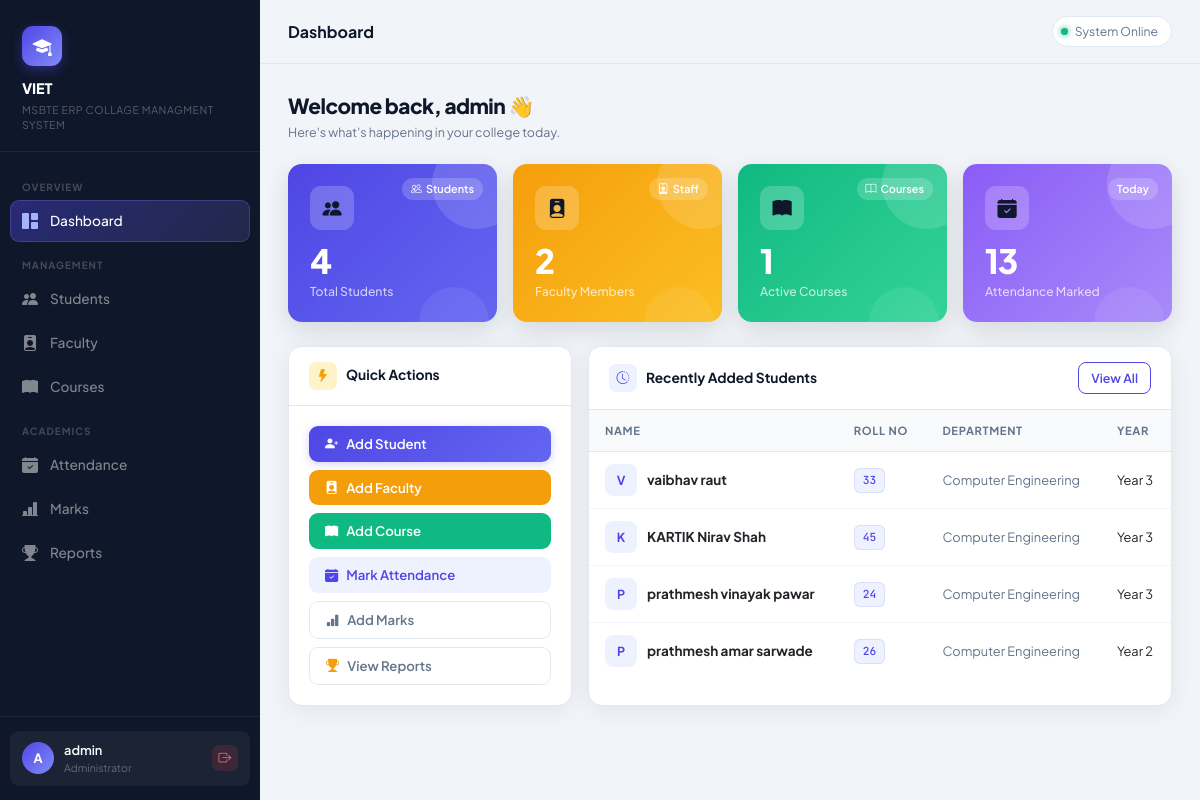
Screenshot of /dashboard (signed in) with the database file from the repository.
### tables this page shows
CREATE TABLE students (
        id INTEGER PRIMARY KEY AUTOINCREMENT,
        name TEXT NOT NULL,
        department TEXT NOT NULL,
        year INTEGER NOT NULL,
        roll_no TEXT UNIQUE NOT NULL
    );

### app.py (the view)
@app.route("/dashboard")
@login_required
def dashboard():
    conn = connect()
    cur  = conn.cursor()
    cur.execute("SELECT COUNT(*) FROM students"); students = cur.fetchone()[0]
    cur.execute("SELECT COUNT(*) FROM faculty");  faculty  = cur.fetchone()[0]
    cur.execute("SELECT COUNT(*) FROM courses");  courses  = cur.fetchone()[0]
    cur.execute("SELECT COUNT(*) FROM attendance WHERE date=?", (str(date.today()),))
    today_att = cur.fetchone()[0]
    cur.execute("SELECT name,roll_no,department,year FROM students ORDER BY id DESC LIMIT 5")
    recent_students = cur.fetchall()
    conn.close()
    return render_template("dashboard.html",
        students=students, faculty=faculty,
        courses=courses, today_att=today_att,
        recent_students=recent_students)

### app.py (called while the page is built)
def login_required(f):
    @wraps(f)
    def decorated(*args, **kwargs):
        if "admin" not in session:
            return redirect(url_for("login"))
        return f(*args, **kwargs)
    return decorated

### database.py (called while the page is built)
def connect():
    conn = sqlite3.connect(DB_PATH)
    conn.row_factory = sqlite3.Row
    return conn

### templates/dashboard.html (shortened to what this page needs)
{% extends "base.html" %}
{% block page_title %}Dashboard{% endblock %}
{% block content %}
<div class="ph">
  <div>
    <div class="ph-title">Welcome back, {{ session.admin }} 👋</div>
    <div class="ph-sub">Here's what's happening in your college today.</div>
  </div>
</div>
<div class="row g-3 mb-4">
  <div class="col-6 col-xl-3">
    <div class="scard" style="background:linear-gradient(135deg,#4f46e5,#6366f1)">
      <div class="strend"><i class="bi bi-people me-1"></i>Students</div>
      <div class="sicon"><i class="bi bi-people-fill"></i></div>
      <div class="sval">{{ students }}</div>
      <div class="slabel">Total Students</div>
    </div>
  </div>
  <div class="col-6 col-xl-3">
    <div class="scard" style="background:linear-gradient(135deg,#f59e0b,#fbbf24)">
      <div class="strend"><i class="bi bi-person-badge me-1"></i>Staff</div>
      <div class="sicon"><i class="bi bi-person-badge-fill"></i></div>
      <div class="sval">{{ faculty }}</div>
      <div class="slabel">Faculty Members</div>
    </div>
  </div>
  <div class="col-6 col-xl-3">
    <div class="scard" style="background:linear-gradient(135deg,#10b981,#34d399)">
      <div class="strend"><i class="bi bi-book me-1"></i>Courses</div>
      <div class="sicon"><i class="bi bi-book-fill"></i></div>
      <div class="sval">{{ courses }}</div>
      <div class="slabel">Active Courses</div>
    </div>
  </div>
  <div class="col-6 col-xl-3">
    <div class="scard" style="background:linear-gradient(135deg,#8b5cf6,#a78bfa)">
      <div class="strend">Today</div>
      <div class="sicon"><i class="bi bi-calendar-check-fill"></i></div>
      <div class="sval">{{ today_att }}</div>
      <div class="slabel">Attendance Marked</div>
    </div>
  </div>
</div>
<div class="row g-3">
  <div class="col-lg-4">
    <div class="card h-100">
      <div class="card-hd">
        <div class="hd-icon" style="background:#fef3c7"><i class="bi bi-lightning-fill" style="color:#f59e0b"></i></div>
        Quick Actions
      </div>
      <div class="card-bd">
        <div class="d-flex flex-column gap-2">
          <a href="{{ url_for('students') }}" class="btn btn-primary text-start d-flex align-items-center gap-2">
            <i class="bi bi-person-plus-fill"></i> Add Student
          </a>
          <a href="{{ url_for('faculty') }}" class="btn btn-warning text-start d-flex align-items-center gap-2">
            <i class="bi bi-person-badge-fill"></i> Add Faculty
          </a>
          <a href="{{ url_for('courses') }}" class="btn btn-success text-start d-flex align-items-center gap-2">
            <i class="bi bi-book-fill"></i> Add Course
          </a>
          <a href="{{ url_for('attendance') }}" class="btn d-flex align-items-center gap-2" style="background:#eef2ff;color:#4f46e5">
            <i class="bi bi-calendar-check-fill"></i> Mark Attendance
          </a>
          <a href="{{ url_for('marks') }}" class="btn btn-outline-secondary text-start d-flex align-items-center gap-2">
            <i class="bi bi-bar-chart-fill"></i> Add Marks
          </a>
          <a href="{{ url_for('marks_report') }}" class="btn btn-outline-secondary text-start d-flex align-items-center gap-2">
            <i class="bi bi-trophy-fill" style="color:#f59e0b"></i> View Reports
          </a>
        </div>
      </div>
    </div>
  </div>
  <div class="col-lg-8">
    <div class="card h-100">
      <div class="card-hd" style="justify-content:space-between">
        <div style="display:flex;align-items:center;gap:9px">
          <div class="hd-icon" style="background:#eef2ff"><i class="bi bi-clock-history" style="color:#4f46e5"></i></div>
          Recently Added Students
        </div>
        <a href="{{ url_for('students') }}" class="btn btn-outline-primary btn-sm">View All</a>
      </div>
      {% if recent_students %}
      <div class="table-responsive">
        <table class="table mb-0">
          <thead>
            <tr><th>Name</th><th>Roll No</th><th>Department</th><th>Year</th></tr>
          </thead>
          <tbody>
            {% for s in recent_students %}
            <tr>
              <td>
                <div style="display:flex;align-items:center;gap:10px">
                  <div style="width:32px;height:32px;border-radius:8px;background:#eef2ff;display:flex;align-items:center;justify-content:center;font-size:.78rem;font-weight:700;color:#4f46e5;flex-shrink:0">
                    {{ s.name[0]|upper }}
                  </div>
                  <strong>{{ s.name }}</strong>
                </div>
              </td>
              <td><span class="rb">{{ s.roll_no }}</span></td>
              <td><span style="font-size:.8rem;color:var(--muted)">{{ s.department }}</span></td>
              <td><span style="font-size:.8rem">Year {{ s.year }}</span></td>
            </tr>
            {% endfor %}
          </tbody>
        </table>
      </div>
      {% else %}
      <div class="card-bd empty">
        <i class="bi bi-people"></i>
        <p>No students added yet.<br><a href="{{ url_for('students') }}">Add your first student →</a></p>
      </div>
      {% endif %}
    </div>
  </div>
</div>
{% endblock %}

### templates/base.html (style rules this page uses)
:root { --primary:#4f46e5; --primary-dark:#3730a3; --primary-light:#eef2ff; --accent:#f59e0b; --success:#10b981; --danger:#ef4444; --sidebar-bg:#0f172a; --sidebar-w:260px; --topbar-h:64px; --bg:#f1f5f9; --card:#ffffff; --text:#0f172a; --muted:#64748b; --border:#e2e8f0; --radius:14px; --shadow:0 4px 24px rgba(0,0,0,.07); }
*,*::before,*::after { box-sizing:border-box;margin:0;padding:0 }
body { font-family:'Plus Jakarta Sans',sans-serif;background:var(--bg);color:var(--text);min-height:100vh }
.ph { display:flex;align-items:flex-start;justify-content:space-between;margin-bottom:22px;flex-wrap:wrap;gap:12px }
.ph-title { font-size:1.3rem;font-weight:800;color:var(--text);letter-spacing:-.025em }
.ph-sub { font-size:.78rem;color:var(--muted);margin-top:2px }
.card { background:var(--card);border:1px solid var(--border);border-radius:var(--radius);box-shadow:var(--shadow);overflow:hidden }
.card-hd { background:var(--card);border-bottom:1px solid var(--border);padding:15px 20px;font-size:.86rem;font-weight:700;color:var(--text);display:flex;align-items:center;gap:9px }
.hd-icon { width:28px;height:28px;border-radius:7px;display:flex;align-items:center;justify-content:center;font-size:.8rem }
.card-bd { padding:20px }
.scard { border-radius:var(--radius);padding:22px;position:relative;overflow:hidden;border:none;box-shadow:0 8px 24px rgba(0,0,0,.12) }
.scard::before { content:'';position:absolute;top:-25px;right:-25px;width:90px;height:90px;border-radius:50%;background:rgba(255,255,255,.13) }
.scard::after { content:'';position:absolute;bottom:-35px;right:8px;width:70px;height:70px;border-radius:50%;background:rgba(255,255,255,.07) }
.sicon { width:44px;height:44px;border-radius:11px;background:rgba(255,255,255,.2);display:flex;align-items:center;justify-content:center;font-size:1.2rem;margin-bottom:14px }
.sval { font-size:2.1rem;font-weight:800;color:#fff;line-height:1;letter-spacing:-.03em }
.slabel { font-size:.76rem;color:rgba(255,255,255,.72);margin-top:4px;font-weight:500 }
.strend { position:absolute;top:14px;right:14px;font-size:.68rem;background:rgba(255,255,255,.18);border-radius:99px;padding:3px 9px;color:#fff;font-weight:600 }
.table { font-size:.845rem }
.table thead th { background:#f8fafc;font-size:.7rem;font-weight:700;letter-spacing:.06em;text-transform:uppercase;color:var(--muted);border-bottom:1px solid var(--border);padding:12px 16px;white-space:nowrap }
.table tbody td { padding:12px 16px;vertical-align:middle;border-bottom:1px solid #f1f5f9 }
.table tbody tr:last-child td { border-bottom:none }
.rb { display:inline-block;font-family:'JetBrains Mono',monospace;font-size:.7rem;font-weight:500;background:var(--primary-light);color:var(--primary);border-radius:6px;padding:3px 8px;border:1px solid rgba(79,70,229,.12) }
.btn { font-size:.825rem;font-weight:600;border-radius:9px;padding:8px 16px;transition:all .17s;border:none;font-family:inherit }
.btn-primary { background:linear-gradient(135deg,var(--primary),#6366f1);color:#fff;box-shadow:0 2px 8px rgba(79,70,229,.25) }
.btn-success { background:var(--success);color:#fff }
.btn-warning { background:var(--accent);color:#fff }
.btn-outline-primary { border:1.5px solid var(--primary);color:var(--primary);background:transparent }
.btn-outline-secondary { border:1.5px solid var(--border);color:var(--muted);background:transparent }
.btn-sm { padding:6px 12px;font-size:.78rem;border-radius:8px }

### rows the page displays
students: name "V", name "vaibhav raut", roll_no "33", department "Computer Engineering", year "3"
students: name "K", name "KARTIK Nirav Shah", roll_no "45", department "Computer Engineering", year "3"
students: name "P", name "prathmesh vinayak pawar", roll_no "24", department "Computer Engineering", year "3"
students: name "P", name "prathmesh amar sarwade", roll_no "26", department "Computer Engineering", year "2"

### other values shown
{{ session.admin[0]|upper }} "A"
{{ session.admin }} "admin"
{{ students }} "4"
{{ faculty }} "2"
{{ courses }} "1"
{{ today_att }} "13"
